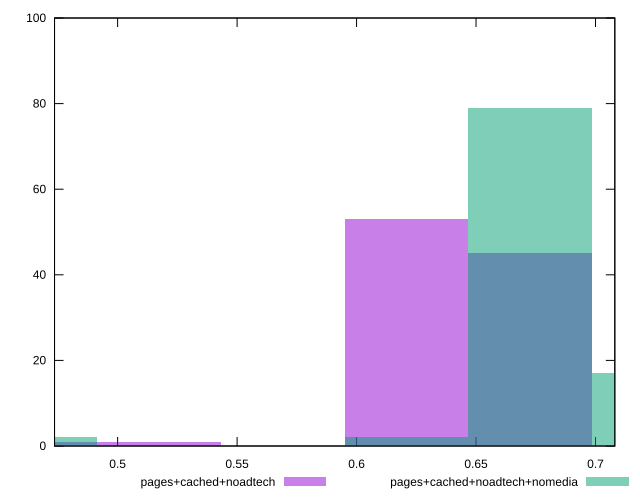

Here is the gnuplot script that generated this plot:
reset

$pagesCachedNoadtech <<EOF
0.46566467318094507 1
0.5174051924232723 1
0.6208862309079267 53
0.672626750150254 45
EOF

$pagesCachedNoadtechNomedia <<EOF
0.46566467318094507 2
0.672626750150254 79
0.6208862309079267 2
0.7243672693925811 17
EOF

set key outside below
set boxwidth 0.051740519242327226
set xrange [0.47359489888930234:0.708087063985229]
set yrange [0:100]
set trange [0:100]
set style fill transparent solid 0.5 noborder
set terminal svg size 640, 500 enhanced background rgb 'white'
set output "report_00017_2021-02-10T15-08-03.406Z/meta/pScore/comparison/histogram/2_vs_3.svg"

plot $pagesCachedNoadtech title "pages+cached+noadtech" with boxes, \
     $pagesCachedNoadtechNomedia title "pages+cached+noadtech+nomedia" with boxes

reset
